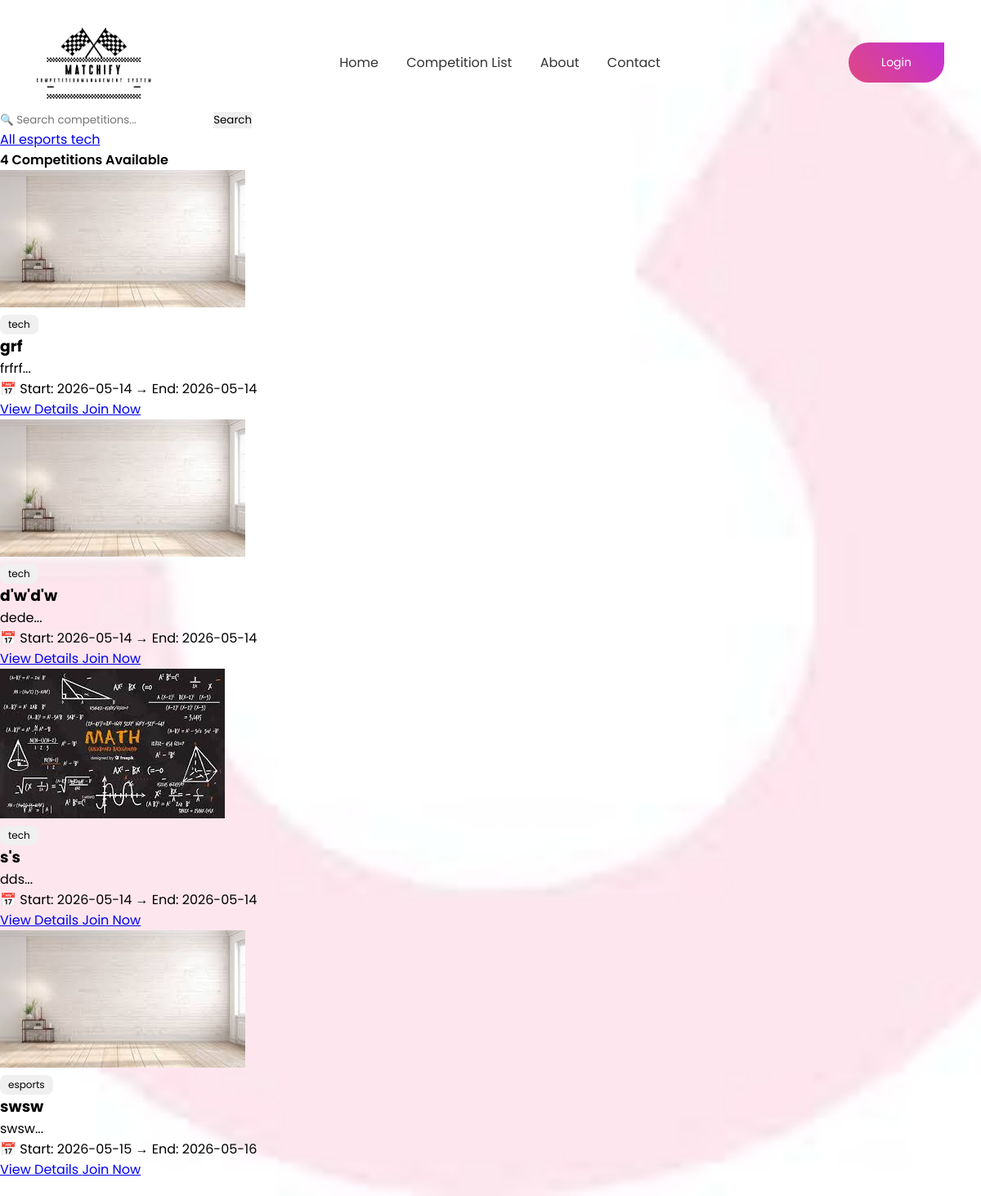
Page /competition-list.php on the committed database.
### tables this page shows
CREATE TABLE `competition_applications` (
  `id` int(11) NOT NULL,
  `title` varchar(255) DEFAULT NULL,
  `description` text DEFAULT NULL,
  `application_start` date DEFAULT NULL,
  `application_end` date DEFAULT NULL,
  `category` varchar(100) DEFAULT NULL,
  `start_date` date DEFAULT NULL,
  `end_date` date DEFAULT NULL,
  `participants` int(11) DEFAULT NULL,
  `organizer_id` int(11) DEFAULT NULL,
  `status` enum('pending','approved','rejected') DEFAULT 'pending',
  `created_at` timestamp NOT NULL DEFAULT current_timestamp(),
  `reject_reason` varchar(255) DEFAULT NULL,
  `competition_image` varchar(255) DEFAULT NULL,
  `prize_1st` varchar(255) DEFAULT NULL,
  `prize_2nd` varchar(255) DEFAULT NULL,
  `prize_3rd` varchar(255) DEFAULT NULL,
  `prize_description` text DEFAULT NULL,
  `organizer` varchar(255) DEFAULT NULL,
  `email` varchar(255) DEFAULT NULL,
  `rules` text DEFAULT NULL,
  `submission_type` varchar(50) DEFAULT NULL,
  `approved_at` datetime DEFAULT NULL,
  `rejected_at` datetime DEFAULT NULL,
  `result_status` enum('pending','judging','published') DEFAULT 'pending'
);

### competition-list.php (the view, shortened to what this page needs)
<?php
include "config.php";
$search = "";
$category_filter = "";
$selected_category = "All";
$category_sql = "SELECT DISTINCT category FROM competition_applications
                 WHERE status='approved' AND category IS NOT NULL AND category != ''
                 ORDER BY category ASC";
$category_result = $conn->query($category_sql);
$sql = "SELECT * FROM competition_applications
        WHERE status='approved'
        $search
        $category_filter
        ORDER BY start_date ASC";
$result = $conn->query($sql);
?>
<!DOCTYPE html>
<html lang="en">
<head>
<link rel="stylesheet" href="css/style.css">
<link rel="stylesheet" href="css/competition-list.css">
</head>
<body>
<div class="hero competition-page">
<nav class="main-nav">
    <img src="images/logo.png" class="logo">
    <ul>
        <li><a href="../Organiser/index(participant).php">Home</a></li>
        <li><a href="../Organiser/competition-list.php" class="active">Competition List</a></li>
        <li><a href="../Organiser/about.php">About</a></li>
        <li><a href="../Organiser/contact.php">Contact</a></li>
    </ul>
    <div class="nav-right">
    <?php if (!isset($_SESSION['user_id'])): ?>
        <a href="login.php" class="btn">Login</a>
    <?php else: ?>
        <a href="login.php" class="btn">Login</a>
    <?php endif; ?>
    </div>
</nav>
<div class="container">
    <div class="top-bar">
        <form method="POST" class="search-box">
            <input type="text" name="keyword" placeholder="🔍 Search competitions...">
            <button type="submit" name="search">Search</button>
        </form>
    </div>
    <div class="category-bar">
        <a href="competition-list.php?category=All"
           class="cat-btn <?php if($selected_category=="All") echo 'active'; ?>">
           All
        </a>
        <?php while($cat = $category_result->fetch_assoc()): ?>
            <a href="competition-list.php?category=<?php echo urlencode($cat['category']); ?>"
               class="cat-btn <?php if($selected_category==$cat['category']) echo 'active'; ?>">
               <?php echo htmlspecialchars($cat['category']); ?>
            </a>
        <?php endwhile; ?>
    </div>
    <h2 class="title">
        <?php echo $result->num_rows; ?> Competitions Available
    </h2>
    <div class="grid">
    <?php if ($result->num_rows > 0): ?>
        <?php while($row = $result->fetch_assoc()): ?>
        <div class="card">
            <img src="<?= !empty($row['competition_image']) ? 'uploads/'.$row['competition_image'] : 'images/competition_banner.jpg' ?>" class="card-img">
            <div class="card-body">
                <span class="tag">
                    <?php echo htmlspecialchars($row['category']); ?>
                </span>
                <h3><?php echo htmlspecialchars($row['title']); ?></h3>
                <p class="desc">
                    <?php echo htmlspecialchars(substr($row['description'],0,90)); ?>...
                </p>
                <p class="deadline">
                    📅 Start: <?php echo $row['start_date']; ?> → End: <?php echo $row['end_date']; ?>
                </p>
                <div class="buttons">
                    <a href="competition_detail.php?id=<?php echo $row['id']; ?>" class="btn-view">
                        View Details
                    </a>
                    <a href="login.php" class="btn-join">
                        Join Now
                    </a>
                </div>
            </div>
        </div>
        <?php endwhile; ?>
    <?php else: ?>
        <p>No competitions found</p>
    <?php endif; ?>
    </div>
</div>
</div>
</body>
</html>

### css/style.css (style rules this page uses)
* { margin: 0; padding: 0; box-sizing: border-box; font-family: 'Poppins', sans-serif; }
.hero { width: 100%; min-height: 100vh; padding:20px 0; background-image: url("../images/back-image.jpg"); background-position: center; background-size: cover; background-repeat: no-repeat; display: flex; flex-direction: column; }
nav { padding: 10px 45px; display: flex; align-items: center; justify-content: space-between; }
.logo { width: 140px; }
nav ul li { display: inline-block; list-style: none; margin: 10px 15px; }
nav ul li a { text-decoration: none; color: #333; font-weight: 400; }
.btn { display: inline-block; text-decoration: none; padding: 14px 40px; color: #fff; background-image: linear-gradient(45deg, #df4881, #c430d7); font-size: 14px; border-radius: 30px; border-top-right-radius: 0; transition: 0.5s; }

### css/competition-list.css (style rules this page uses)
* { margin: 0; padding: 0; border: none; outline: none; box-sizing: border-box; font-family: "Poppins", sans-serif; }
body { display: flex; min-height: 100vh; }
.menu li:hover, .active { background: rgba(255,255,255,0.15); }
.title { font-size: 16px; font-weight: 600; }
.tag { display: inline-block; font-size: 12px; padding: 3px 10px; background: #f0f0f0; border-radius: 8px; width: fit-content; }

### rows in the picture
competition_applications: competition_image (picture), category "tech", title "grf", description "frfrf", start_date "2026-05-14", end_date "2026-05-14"
competition_applications: competition_image (picture), category "tech", title "d'w'd'w", description "dede", start_date "2026-05-14", end_date "2026-05-14"
competition_applications: competition_image (picture), category "tech", title "s's", description "dds", start_date "2026-05-14", end_date "2026-05-14"
competition_applications: competition_image (picture), category "esports", title "swsw", description "swsw", start_date "2026-05-15", end_date "2026-05-16"

### other values in the picture
$cat['category'] "esports"
$cat['category'] "tech"
$result->num_rows "4"
